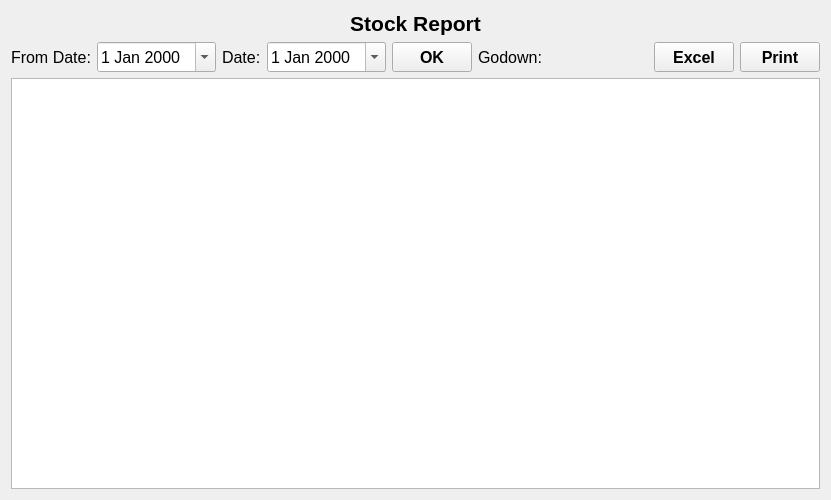
<?xml version="1.0" encoding="UTF-8"?>
<ui version="4.0">
 <class>GodownwiseStockReport</class>
 <widget class="QWidget" name="GodownwiseStockReport">
  <property name="geometry">
   <rect>
    <x>0</x>
    <y>0</y>
    <width>831</width>
    <height>500</height>
   </rect>
  </property>
  <property name="font">
   <font>
    <family>Segoe UI</family>
    <pointsize>12</pointsize>
   </font>
  </property>
  <property name="windowTitle">
   <string>Form</string>
  </property>
  <layout class="QVBoxLayout" name="verticalLayout">
   <item>
    <widget class="QLabel" name="label">
     <property name="font">
      <font>
       <pointsize>16</pointsize>
       <weight>75</weight>
       <bold>true</bold>
      </font>
     </property>
     <property name="text">
      <string>Stock Report</string>
     </property>
     <property name="alignment">
      <set>Qt::AlignCenter</set>
     </property>
    </widget>
   </item>
   <item>
    <layout class="QHBoxLayout" name="horizontalLayout" stretch="0,0,0,0,0,0,0,0,0,0">
     <item>
      <widget class="QLabel" name="fromDateLabel">
       <property name="text">
        <string>From Date:</string>
       </property>
      </widget>
     </item>
     <item>
      <widget class="QDateEdit" name="fromDateDateEdit">
       <property name="minimumSize">
        <size>
         <width>0</width>
         <height>30</height>
        </size>
       </property>
       <property name="calendarPopup">
        <bool>true</bool>
       </property>
      </widget>
     </item>
     <item>
      <widget class="QLabel" name="toDateLabel">
       <property name="text">
        <string>Date:</string>
       </property>
      </widget>
     </item>
     <item>
      <widget class="QDateEdit" name="toDateDateEdit">
       <property name="minimumSize">
        <size>
         <width>0</width>
         <height>30</height>
        </size>
       </property>
       <property name="calendarPopup">
        <bool>true</bool>
       </property>
      </widget>
     </item>
     <item>
      <widget class="QToolButton" name="OKButton">
       <property name="minimumSize">
        <size>
         <width>80</width>
         <height>30</height>
        </size>
       </property>
       <property name="font">
        <font>
         <weight>75</weight>
         <bold>true</bold>
        </font>
       </property>
       <property name="text">
        <string>OK</string>
       </property>
      </widget>
     </item>
     <item>
      <widget class="QLabel" name="label_3">
       <property name="text">
        <string>Godown: </string>
       </property>
      </widget>
     </item>
     <item>
      <layout class="QHBoxLayout" name="godownLayout"/>
     </item>
     <item>
      <spacer name="horizontalSpacer">
       <property name="orientation">
        <enum>Qt::Horizontal</enum>
       </property>
       <property name="sizeHint" stdset="0">
        <size>
         <width>40</width>
         <height>20</height>
        </size>
       </property>
      </spacer>
     </item>
     <item>
      <widget class="QToolButton" name="excelButton">
       <property name="minimumSize">
        <size>
         <width>80</width>
         <height>30</height>
        </size>
       </property>
       <property name="font">
        <font>
         <weight>75</weight>
         <bold>true</bold>
        </font>
       </property>
       <property name="text">
        <string>Excel</string>
       </property>
      </widget>
     </item>
     <item>
      <widget class="QToolButton" name="printButton">
       <property name="minimumSize">
        <size>
         <width>80</width>
         <height>30</height>
        </size>
       </property>
       <property name="font">
        <font>
         <weight>75</weight>
         <bold>true</bold>
        </font>
       </property>
       <property name="text">
        <string>Print</string>
       </property>
      </widget>
     </item>
    </layout>
   </item>
   <item>
    <widget class="QTableView" name="tableView">
     <property name="font">
      <font>
       <pointsize>14</pointsize>
      </font>
     </property>
     <property name="styleSheet">
      <string notr="true"/>
     </property>
     <property name="alternatingRowColors">
      <bool>true</bool>
     </property>
     <property name="selectionBehavior">
      <enum>QAbstractItemView::SelectItems</enum>
     </property>
    </widget>
   </item>
  </layout>
 </widget>
 <resources/>
 <connections/>
</ui>
